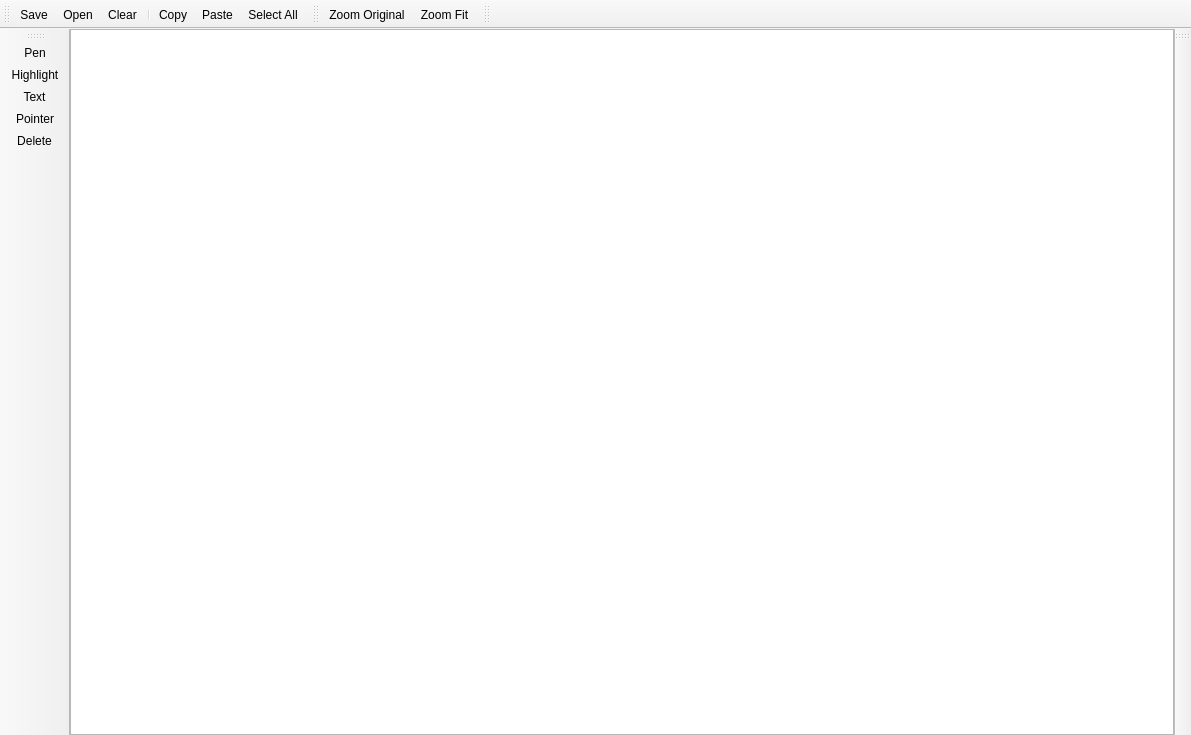
<?xml version="1.0" encoding="UTF-8"?>
<ui version="4.0">
 <class>MainWindow</class>
 <widget class="QMainWindow" name="MainWindow">
  <property name="geometry">
   <rect>
    <x>0</x>
    <y>0</y>
    <width>1191</width>
    <height>735</height>
   </rect>
  </property>
  <property name="windowTitle">
   <string>WhiteBoard</string>
  </property>
  <property name="windowIcon">
   <iconset resource="icons.qrc">
    <normaloff>:/icons/icons/wysiwyg_black_24dp.svg</normaloff>:/icons/icons/wysiwyg_black_24dp.svg</iconset>
  </property>
  <widget class="QWidget" name="centralwidget">
   <layout class="QHBoxLayout" name="horizontalLayout">
    <property name="leftMargin">
     <number>0</number>
    </property>
    <property name="topMargin">
     <number>0</number>
    </property>
    <property name="rightMargin">
     <number>0</number>
    </property>
    <property name="bottomMargin">
     <number>0</number>
    </property>
    <item>
     <widget class="WhiteBoardGraphicsView" name="graphicsView"/>
    </item>
   </layout>
  </widget>
  <widget class="QMenuBar" name="menubar">
   <property name="geometry">
    <rect>
     <x>0</x>
     <y>0</y>
     <width>1191</width>
     <height>20</height>
    </rect>
   </property>
  </widget>
  <widget class="QToolBar" name="toolBarCommon">
   <property name="windowTitle">
    <string>toolBar</string>
   </property>
   <attribute name="toolBarArea">
    <enum>TopToolBarArea</enum>
   </attribute>
   <attribute name="toolBarBreak">
    <bool>false</bool>
   </attribute>
   <addaction name="actionSave"/>
   <addaction name="actionOpen"/>
   <addaction name="actionClear"/>
   <addaction name="separator"/>
   <addaction name="actionCopy"/>
   <addaction name="actionPaste"/>
   <addaction name="actionSelectAll"/>
  </widget>
  <widget class="QToolBar" name="toolBarZoom">
   <property name="windowTitle">
    <string>toolBar_2</string>
   </property>
   <attribute name="toolBarArea">
    <enum>TopToolBarArea</enum>
   </attribute>
   <attribute name="toolBarBreak">
    <bool>false</bool>
   </attribute>
   <addaction name="actionZoomOriginal"/>
   <addaction name="actionZoomFit"/>
  </widget>
  <widget class="QToolBar" name="toolBarTools">
   <property name="sizePolicy">
    <sizepolicy hsizetype="Fixed" vsizetype="Preferred">
     <horstretch>0</horstretch>
     <verstretch>0</verstretch>
    </sizepolicy>
   </property>
   <property name="windowTitle">
    <string>toolBar</string>
   </property>
   <attribute name="toolBarArea">
    <enum>LeftToolBarArea</enum>
   </attribute>
   <attribute name="toolBarBreak">
    <bool>false</bool>
   </attribute>
   <addaction name="actionPen"/>
   <addaction name="actionHighlight"/>
   <addaction name="actionText"/>
   <addaction name="actionPointer"/>
   <addaction name="actionDelete"/>
  </widget>
  <widget class="QToolBar" name="toolBarFont">
   <property name="windowTitle">
    <string>toolBar</string>
   </property>
   <attribute name="toolBarArea">
    <enum>TopToolBarArea</enum>
   </attribute>
   <attribute name="toolBarBreak">
    <bool>false</bool>
   </attribute>
  </widget>
  <widget class="QToolBar" name="toolBarSettings">
   <property name="windowTitle">
    <string>toolBar</string>
   </property>
   <attribute name="toolBarArea">
    <enum>RightToolBarArea</enum>
   </attribute>
   <attribute name="toolBarBreak">
    <bool>false</bool>
   </attribute>
  </widget>
  <action name="actionDelete">
   <property name="icon">
    <iconset resource="icons.qrc">
     <normaloff>:/icons/icons/delete_outline_black_24dp.svg</normaloff>:/icons/icons/delete_outline_black_24dp.svg</iconset>
   </property>
   <property name="text">
    <string>Delete</string>
   </property>
   <property name="shortcut">
    <string>Del</string>
   </property>
  </action>
  <action name="actionText">
   <property name="checkable">
    <bool>true</bool>
   </property>
   <property name="icon">
    <iconset resource="icons.qrc">
     <normaloff>:/icons/icons/text_fields_black_24dp.svg</normaloff>:/icons/icons/text_fields_black_24dp.svg</iconset>
   </property>
   <property name="text">
    <string>Text</string>
   </property>
   <property name="toolTip">
    <string>Text</string>
   </property>
  </action>
  <action name="actionHighlight">
   <property name="checkable">
    <bool>true</bool>
   </property>
   <property name="icon">
    <iconset resource="icons.qrc">
     <normaloff>:/icons/icons/drive_file_rename_outline_black_24dp.svg</normaloff>:/icons/icons/drive_file_rename_outline_black_24dp.svg</iconset>
   </property>
   <property name="text">
    <string>Highlight</string>
   </property>
   <property name="toolTip">
    <string>Highlight</string>
   </property>
  </action>
  <action name="actionPaste">
   <property name="icon">
    <iconset resource="icons.qrc">
     <normaloff>:/icons/icons/content_paste_black_24dp.svg</normaloff>:/icons/icons/content_paste_black_24dp.svg</iconset>
   </property>
   <property name="text">
    <string>Paste</string>
   </property>
   <property name="toolTip">
    <string>Paste</string>
   </property>
   <property name="shortcut">
    <string>Ctrl+V</string>
   </property>
  </action>
  <action name="actionSelectAll">
   <property name="icon">
    <iconset resource="icons.qrc">
     <normaloff>:/icons/icons/select_all_black_24dp.svg</normaloff>:/icons/icons/select_all_black_24dp.svg</iconset>
   </property>
   <property name="text">
    <string>Select All</string>
   </property>
   <property name="toolTip">
    <string>Select All</string>
   </property>
   <property name="shortcut">
    <string>Ctrl+A</string>
   </property>
  </action>
  <action name="actionCopy">
   <property name="icon">
    <iconset resource="icons.qrc">
     <normaloff>:/icons/icons/content_copy_black_24dp.svg</normaloff>:/icons/icons/content_copy_black_24dp.svg</iconset>
   </property>
   <property name="text">
    <string>Copy</string>
   </property>
   <property name="toolTip">
    <string>Copy</string>
   </property>
   <property name="shortcut">
    <string>Ctrl+C</string>
   </property>
  </action>
  <action name="actionSave">
   <property name="icon">
    <iconset resource="icons.qrc">
     <normaloff>:/icons/icons/file_download_black_24dp.svg</normaloff>:/icons/icons/file_download_black_24dp.svg</iconset>
   </property>
   <property name="text">
    <string>Save</string>
   </property>
   <property name="toolTip">
    <string>Save</string>
   </property>
  </action>
  <action name="actionOpen">
   <property name="icon">
    <iconset resource="icons.qrc">
     <normaloff>:/icons/icons/file_upload_black_24dp.svg</normaloff>:/icons/icons/file_upload_black_24dp.svg</iconset>
   </property>
   <property name="text">
    <string>Open</string>
   </property>
   <property name="toolTip">
    <string>Open</string>
   </property>
  </action>
  <action name="actionClear">
   <property name="icon">
    <iconset resource="icons.qrc">
     <normaloff>:/icons/icons/clear_black_24dp.svg</normaloff>:/icons/icons/clear_black_24dp.svg</iconset>
   </property>
   <property name="text">
    <string>Clear</string>
   </property>
   <property name="toolTip">
    <string>Clear</string>
   </property>
  </action>
  <action name="actionZoomOriginal">
   <property name="icon">
    <iconset resource="icons.qrc">
     <normaloff>:/icons/icons/zoom_original_black_24dp.svg</normaloff>:/icons/icons/zoom_original_black_24dp.svg</iconset>
   </property>
   <property name="text">
    <string>Zoom Original</string>
   </property>
   <property name="toolTip">
    <string>Zoom Original</string>
   </property>
  </action>
  <action name="actionZoomFit">
   <property name="icon">
    <iconset resource="icons.qrc">
     <normaloff>:/icons/icons/crop_free_black_24dp.svg</normaloff>:/icons/icons/crop_free_black_24dp.svg</iconset>
   </property>
   <property name="text">
    <string>Zoom Fit</string>
   </property>
   <property name="toolTip">
    <string>Zoom Fit</string>
   </property>
  </action>
  <action name="actionPointer">
   <property name="checkable">
    <bool>true</bool>
   </property>
   <property name="icon">
    <iconset resource="icons.qrc">
     <normaloff>:/icons/icons/radio_button_checked_black_24dp.svg</normaloff>:/icons/icons/radio_button_checked_black_24dp.svg</iconset>
   </property>
   <property name="text">
    <string>Pointer</string>
   </property>
   <property name="toolTip">
    <string>Pointer</string>
   </property>
  </action>
  <action name="actionPen">
   <property name="checkable">
    <bool>true</bool>
   </property>
   <property name="icon">
    <iconset resource="icons.qrc">
     <normaloff>:/icons/icons/create_black_24dp.svg</normaloff>:/icons/icons/create_black_24dp.svg</iconset>
   </property>
   <property name="text">
    <string>Pen</string>
   </property>
   <property name="toolTip">
    <string>Pen</string>
   </property>
  </action>
 </widget>
 <customwidgets>
  <customwidget>
   <class>WhiteBoardGraphicsView</class>
   <extends>QGraphicsView</extends>
   <header>views/whiteboardgraphicsview.h</header>
  </customwidget>
 </customwidgets>
 <resources>
  <include location="icons.qrc"/>
 </resources>
 <connections/>
</ui>
